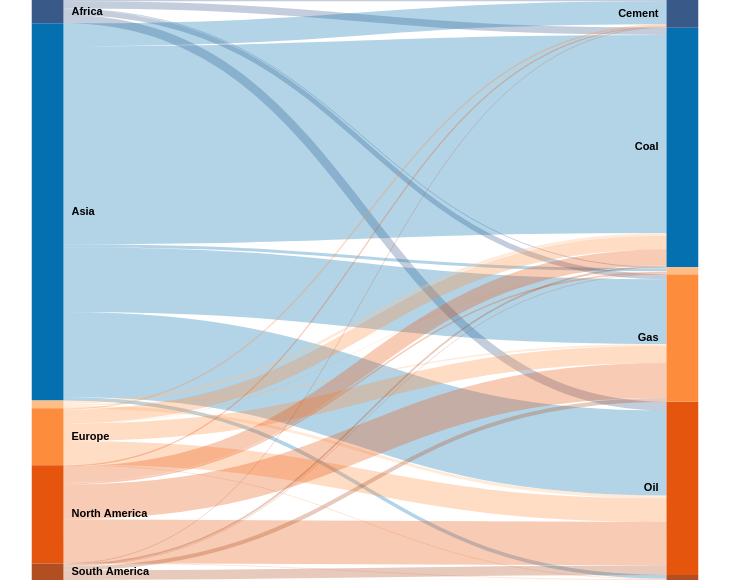

This figure's Vega-Lite source:
### Vega specification from a JSON file in a GitHub repository (floating-point values rounded to 4 significant figures)
{"$schema": "https://vega.github.io/schema/vega/v5.0.json", "width": 730, "height": 580, "data": [{"name": "emission_types", "values": {"aggregations": {"table": {"buckets": [{"key": {"stk1": "Africa", "stk2": "Coal"}, "doc_count": 428.1}, {"key": {"stk1": "Africa", "stk2": "Oil"}, "doc_count": 513.1}, {"key": {"stk1": "Africa", "stk2": "Gas"}, "doc_count": 305.2}, {"key": {"stk1": "Africa", "stk2": "Cement"}, "doc_count": 78.55}, {"key": {"stk1": "Africa", "stk2": "Flaring"}, "doc_count": 54.33}, {"key": {"stk1": "Asia", "stk2": "Coal"}, "doc_count": 11720.0}, {"key": {"stk1": "Asia", "stk2": "Oil"}, "doc_count": 5023.0}, {"key": {"stk1": "Asia", "stk2": "Gas"}, "doc_count": 3833.0}, {"key": {"stk1": "Asia", "stk2": "Cement"}, "doc_count": 1352.0}, {"key": {"stk1": "Asia", "stk2": "Flaring"}, "doc_count": 175.1}, {"key": {"stk1": "Asia", "stk2": "Other"}, "doc_count": 216.8}, {"key": {"stk1": "Australia", "stk2": "Coal"}, "doc_count": 164.5}, {"key": {"stk1": "Australia", "stk2": "Oil"}, "doc_count": 168.8}, {"key": {"stk1": "Australia", "stk2": "Gas"}, "doc_count": 93.15}, {"key": {"stk1": "Australia", "stk2": "Cement"}, "doc_count": 3.229}, {"key": {"stk1": "Australia", "stk2": "Flaring"}, "doc_count": 18.16}, {"key": {"stk1": "Australia", "stk2": "Other"}, "doc_count": 4.308}, {"key": {"stk1": "Europe", "stk2": "Coal"}, "doc_count": 799.9}, {"key": {"stk1": "Europe", "stk2": "Oil"}, "doc_count": 1401.0}, {"key": {"stk1": "Europe", "stk2": "Gas"}, "doc_count": 1025.0}, {"key": {"stk1": "Europe", "stk2": "Cement"}, "doc_count": 85.63}, {"key": {"stk1": "Europe", "stk2": "Flaring"}, "doc_count": 25.74}, {"key": {"stk1": "Europe", "stk2": "Other"}, "doc_count": 41.46}, {"key": {"stk1": "North America", "stk2": "Coal"}, "doc_count": 958.6}, {"key": {"stk1": "North America", "stk2": "Oil"}, "doc_count": 2582.0}, {"key": {"stk1": "North America", "stk2": "Gas"}, "doc_count": 2064.0}, {"key": {"stk1": "North America", "stk2": "Cement"}, "doc_count": 75.72}, {"key": {"stk1": "North America", "stk2": "Flaring"}, "doc_count": 95.12}, {"key": {"stk1": "North America", "stk2": "Other"}, "doc_count": 27.38}, {"key": {"stk1": "South America", "stk2": "Coal"}, "doc_count": 102.8}, {"key": {"stk1": "South America", "stk2": "Oil"}, "doc_count": 554.5}, {"key": {"stk1": "South America", "stk2": "Gas"}, "doc_count": 236.1}, {"key": {"stk1": "South America", "stk2": "Cement"}, "doc_count": 42.35}, {"key": {"stk1": "South America", "stk2": "Flaring"}, "doc_count": 39.12}, {"key": {"stk1": "South America", "stk2": "Other"}, "doc_count": 6.392}]}}}, "format": {"property": "aggregations.table.buckets"}, "transform": [{"type": "formula", "expr": "datum.key.stk1", "as": "stk1"}, {"type": "formula", "expr": "datum.key.stk2", "as": "stk2"}, {"type": "formula", "expr": "datum.doc_count", "as": "size"}]}, {"name": "nodes", "source": "emission_types", "transform": [{"type": "filter", "expr": "!groupSelector || groupSelector.stk1 == datum.stk1 || groupSelector.stk2 == datum.stk2"}, {"type": "formula", "expr": "datum.stk1+datum.stk2", "as": "key"}, {"type": "fold", "fields": ["stk1", "stk2"], "as": ["stack", "grpId"]}, {"type": "formula", "expr": "datum.stack == 'stk1' ? datum.stk1+' '+datum.stk2 : datum.stk2+' '+datum.stk1", "as": "sortField"}, {"type": "stack", "groupby": ["stack"], "sort": {"field": "sortField", "order": "descending"}, "field": "size"}, {"type": "formula", "expr": "(datum.y0+datum.y1)/2", "as": "yc"}]}, {"name": "groups", "source": "nodes", "transform": [{"type": "aggregate", "groupby": ["stack", "grpId"], "fields": ["size"], "ops": ["sum"], "as": ["total"]}, {"type": "stack", "groupby": ["stack"], "sort": {"field": "grpId", "order": "descending"}, "field": "total"}, {"type": "formula", "expr": "scale('y', datum.y0)", "as": "scaledY0"}, {"type": "formula", "expr": "scale('y', datum.y1)", "as": "scaledY1"}, {"type": "formula", "expr": "datum.stack == 'stk1'", "as": "rightLabel"}, {"type": "formula", "expr": "datum.total/domain('y')[1]", "as": "percentage"}]}, {"name": "destinationNodes", "source": "nodes", "transform": [{"type": "filter", "expr": "datum.stack == 'stk2'"}]}, {"name": "edges", "source": "nodes", "transform": [{"type": "filter", "expr": "datum.stack == 'stk1'"}, {"type": "lookup", "from": "destinationNodes", "key": "key", "fields": ["key"], "as": ["target"]}, {"type": "linkpath", "orient": "horizontal", "shape": "diagonal", "sourceY": {"expr": "scale('y', datum.yc)"}, "sourceX": {"expr": "scale('x', 'stk1') + bandwidth('x')"}, "targetY": {"expr": "scale('y', datum.target.yc)"}, "targetX": {"expr": "scale('x', 'stk2')"}}, {"type": "formula", "expr": "range('y')[0]-scale('y', datum.size)", "as": "strokeWidth"}, {"type": "formula", "expr": "datum.size/domain('y')[1]", "as": "percentage"}]}], "scales": [{"name": "x", "type": "band", "range": "width", "domain": ["stk1", "stk2"], "paddingOuter": 0.05, "paddingInner": 0.95}, {"name": "y", "type": "linear", "range": "height", "domain": {"data": "nodes", "field": "y1"}}, {"name": "color", "type": "ordinal", "range": ["#395989", "#0570b0", "#fdbe85", "#fd8d3c", "#e6550d", "#b14f22", "#0570b0", "#e6550d", "#fd8d3c", "#395989", "#fdbe85", "#b14f22"], "domain": {"data": "emission_types", "fields": ["stk1", "stk2"]}}, {"name": "stackNames", "type": "ordinal", "range": ["Source", "Destination"], "domain": ["stk1", "stk2"]}], "marks": [{"type": "path", "name": "edgeMark", "from": {"data": "edges"}, "clip": true, "encode": {"update": {"stroke": [{"test": "groupSelector && groupSelector.stack=='stk1'", "scale": "color", "field": "stk2"}, {"scale": "color", "field": "stk1"}], "strokeWidth": {"field": "strokeWidth"}, "path": {"field": "path"}, "strokeOpacity": {"signal": "!groupSelector && (groupHover.stk1 == datum.stk1 || groupHover.stk2 == datum.stk2) ? 0.9 : 0.3"}, "zindex": {"signal": "!groupSelector && (groupHover.stk1 == datum.stk1 || groupHover.stk2 == datum.stk2) ? 1 : 0"}, "tooltip": {"signal": "datum.stk1 + ' → ' + datum.stk2 + '    ' + format(datum.size, ',.0f') + '   (' + format(datum.percentage, '.1%') + ')'"}}, "hover": {"strokeOpacity": {"value": 1}}}}, {"type": "rect", "name": "groupMark", "from": {"data": "groups"}, "encode": {"enter": {"fill": {"scale": "color", "field": "grpId"}, "width": {"scale": "x", "band": 1}}, "update": {"x": {"scale": "x", "field": "stack"}, "y": {"field": "scaledY0"}, "y2": {"field": "scaledY1"}, "fillOpacity": {"value": 1}, "tooltip": {"signal": "datum.grpId + '   ' + format(datum.total, ',.0f') + '   (' + format(datum.percentage, '.1%') + ')'"}}, "hover": {"fillOpacity": {"value": 1}}}}, {"type": "text", "from": {"data": "groups"}, "interactive": false, "encode": {"update": {"x": {"signal": "scale('x', datum.stack) + (datum.rightLabel ? bandwidth('x') + 8 : -8)"}, "yc": {"signal": "(datum.scaledY0 + datum.scaledY1)/2"}, "align": {"signal": "datum.rightLabel ? 'left' : 'right'"}, "baseline": {"value": "middle"}, "fontWeight": {"value": "bold"}, "text": {"signal": "abs(datum.scaledY0-datum.scaledY1) > 13 ? datum.grpId : ''"}}}}, {"type": "group", "data": [{"name": "dataForShowAll", "values": [{}], "transform": [{"type": "filter", "expr": "groupSelector"}]}], "encode": {"enter": {"xc": {"signal": "width/2"}, "y": {"value": 30}, "width": {"value": 80}, "height": {"value": 30}}}, "marks": [{"type": "group", "name": "groupReset", "from": {"data": "dataForShowAll"}, "encode": {"enter": {"cornerRadius": {"value": 6}, "fill": {"value": "#f5f5f5"}, "stroke": {"value": "#c1c1c1"}, "strokeWidth": {"value": 2}, "height": {"field": {"group": "height"}}, "width": {"field": {"group": "width"}}}, "update": {"opacity": {"value": 1}}, "hover": {"opacity": {"value": 1}}}, "marks": [{"type": "text", "interactive": false, "encode": {"enter": {"xc": {"field": {"group": "width"}, "mult": 0.5}, "yc": {"field": {"group": "height"}, "mult": 0.5, "offset": -2}, "align": {"value": "center"}, "baseline": {"value": "middle"}, "fontWeight": {"value": "bold"}, "text": {"value": "Show All"}}}}]}]}], "signals": [{"name": "groupHover", "value": {}, "on": [{"events": "@groupMark:mouseover", "update": "{stk1:datum.stack=='stk1' && datum.grpId, stk2:datum.stack=='stk2' && datum.grpId}"}, {"events": "mouseout", "update": "{}"}]}, {"name": "groupSelector", "value": false, "on": [{"events": "@groupMark:click!", "update": "{stack:datum.stack, stk1:datum.stack=='stk1' && datum.grpId, stk2:datum.stack=='stk2' && datum.grpId}"}, {"events": [{"type": "click", "markname": "groupReset"}, {"type": "dblclick"}], "update": "false"}]}]}
